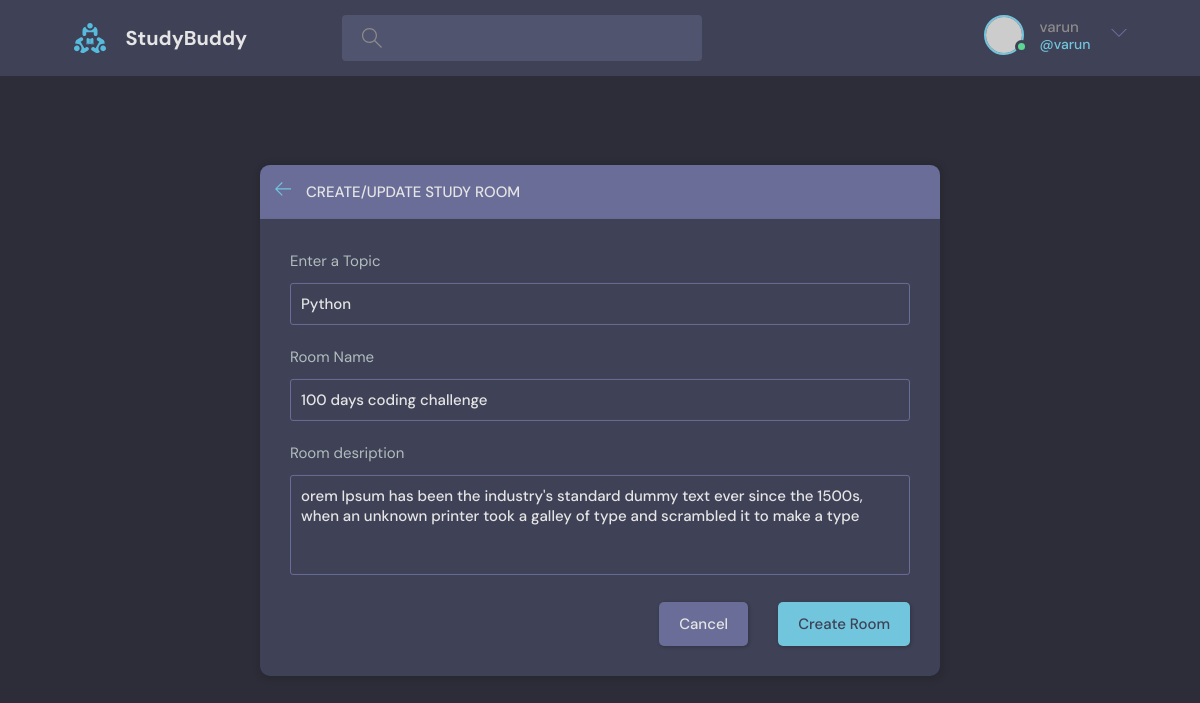
Screenshot of /update_room/1 (signed in) with the database file from the repository.
### base/models.py (models this page shows, shortened)
class Room(models.Model):
    host = models.ForeignKey(User, on_delete=models.SET_NULL, null=True )
    topic = models.ForeignKey(Topic, on_delete=models.SET_NULL, null=True )
    name = models.CharField(max_length=200) #CharField is use for limited text
    desription = models.TextField(null=True, blank=True)  #textfield is used for large text; no need to specify the max len of text
    participants = models.ManyToManyField(User,related_name='participants',blank=True)
    updated = models.DateTimeField(auto_now=True)
    created = models.DateTimeField(auto_now_add=True)
    class Meta:
        ordering = ['-updated','-created'] #"-" is used to reverse the order to decending based on recently updated

class Topic(models.Model):
    name = models.CharField(max_length=200)

### base/views.py (the view, shortened to what this page needs)
# urls.py: path('update_room/<str:pk>', views.update_room, name='update_room'),
def update_room(request,pk):
    room = Room.objects.get(id=pk)
    form = RoomForm(instance = room) #instance is specified to show the previous value of the room
    topics= Topic.objects.all()
    if request.user != room.host:
        return HttpResponse('You are not allowed !!')
    context = {'form' : form ,'topics': topics , 'room':room}
    return render(request, 'base/room_create.html',context)

### base/forms.py
class RoomForm(ModelForm):
    class Meta:
        model = Room
        fields = '__all__'
        exclude = ['host','participants']

### base/Templates/base/room_create.html (shortened to what this page needs)
{% extends 'main.html' %}
{% block content %}
  <main class="create-room layout">
    <div class="container">
      <div class="layout__box">
        <div class="layout__boxHeader">
          <div class="layout__boxTitle">
            <a href="{% url 'home' %}">
              <svg version="1.1" xmlns="http://www.w3.org/2000/svg" width="32" height="32" viewBox="0 0 32 32">
                <title>arrow-left</title>
                <path
                  d="M13.723 2.286l-13.723 13.714 13.719 13.714 1.616-1.611-10.96-10.96h27.625v-2.286h-27.625l10.965-10.965-1.616-1.607z">
                </path>
              </svg>
            </a>
            <h3>Create/Update Study Room</h3>
          </div>
        </div>
        <div class="layout__body">
          <form class="form" action="" method="POST">
            <div class="form__group">
              <label for="room_name">Enter a Topic</label>
              <input required text="text" value="{{room.topic.name}}" name="topic" list="topic_list"/>
            </div>
            <form class="form" action="" method="POST">
              <div class="form__group">
                <label for="room_name">Room Name</label>
                {{form.name}}
              </div>
          <form class="form" action="" method="POST">
            <div class="form__group">
              <label for="room_desription">Room desription</label>
              {{form.desription}}
            </div>
            <div class="form__action">
              <a class="btn btn--dark" href="{% url 'home' %}">Cancel</a>
              <button class="btn btn--main" type="submit">Create Room</button>
            </div>
          </form>
        </div>
      </div>
    </div>
  </main>
  {% endblock content%}

### Templates/navbar.html (shortened to what this page needs)
{%load static%}
<header class="header header--loggedIn">
   <div class="container">
     <a href="{% url 'home' %}" class="header__logo">
       <img src="{% static 'images/logo.svg' %}" />
       <h1>StudyBuddy</h1>
     </a>
     <form class="header__search" method="GET" action="{% url 'home' %}">
       <label>
         <input type="text", name="q" ,placeholder="Search for rooms..." />
       </label>
     </form>
     <nav class="header__menu">
       {% if request.user.is_authenticated %}
       <div class="header__user">
         <a href="profile.html">
           <div class="avatar avatar--medium active">
             <img src="https://randomuser.me/api/portraits/men/37.jpg" />
           </div>
           <p>{{request.user.username}} <span>@{{request.user.username}}</span></p>
         </a>
         <button class="dropdown-button">
           <svg version="1.1" xmlns="http://www.w3.org/2000/svg" width="32" height="32" viewBox="0 0 32 32">
             <title>chevron-down</title>
             <path d="M16 21l-13-13h-3l16 16 16-16h-3l-13 13z"></path>
           </svg>
         </button>
       </div>
       {% else %}
       <a href="{% url 'login' %}">
         <img src="{% static 'images/avatar.svg' %}" />
         <p>Login</p>
       </a>
       {% endif %}
     </nav>
   </div>
 </header>

### rows the page displays
Room: topic "Python", name "100 days coding challenge", desription "orem Ipsum has been the industry's standard dummy text ever since the 1500s, when an unknown printer took a galley of type and scrambled it to make a type"

### other values shown
{{ request.user.username }} "varun"
